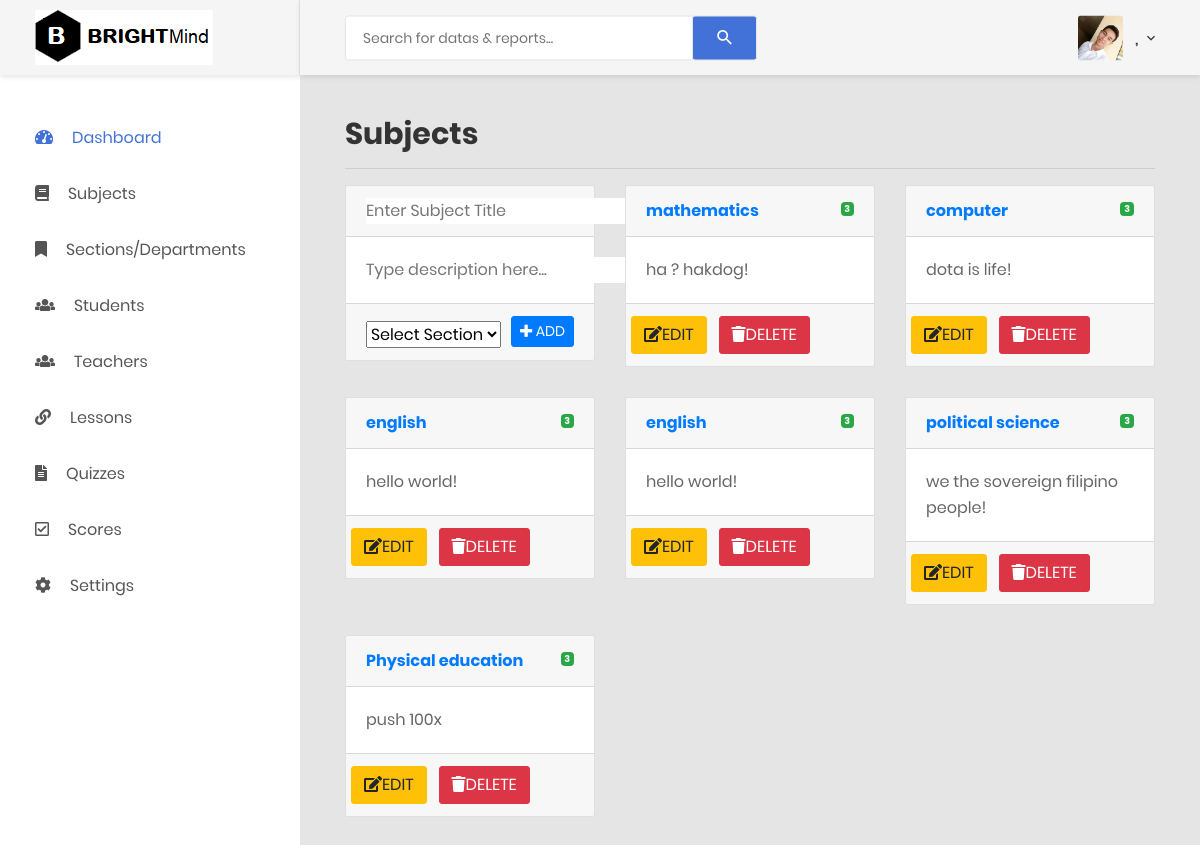
/adminsubjects.php, run on an earlier commit of the app's database.
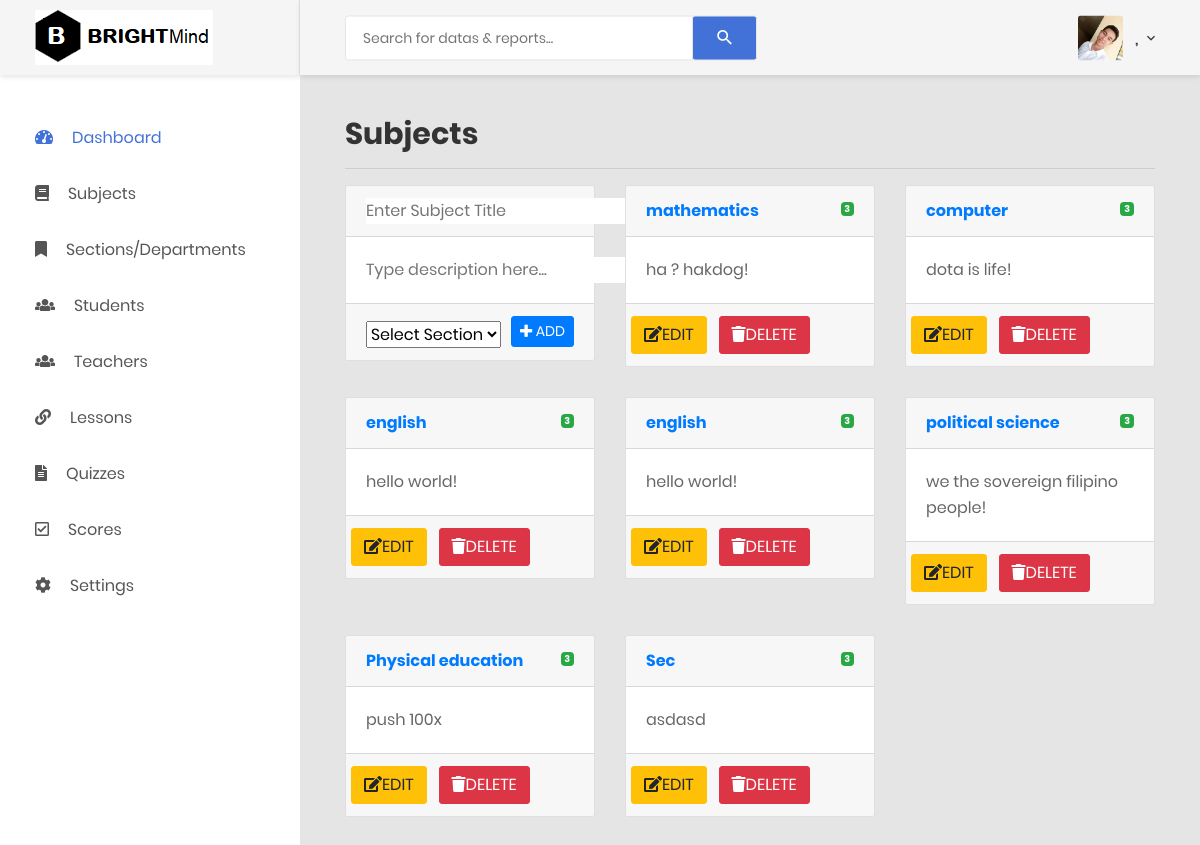
And on a later commit of the database.
### tables this page shows
CREATE TABLE `subjecttbl` (
  `subjectid` int(10) NOT NULL,
  `subjectname` varchar(100) NOT NULL,
  `subjectdesc` varchar(100) NOT NULL
);

### adminsubjects.php (the view, shortened to what this page needs)
<?php
include('adminsession.php');
$sql="SELECT * FROM subjecttbl";
$query=mysqli_query($con, $sql);
?>
<!DOCTYPE html>
<php lang="en">
<head>
    <link href="css/font-face.css" rel="stylesheet" media="all">
    <link href="vendor/font-awesome-4.7/css/font-awesome.min.css" rel="stylesheet" media="all">
    <link href="vendor/font-awesome-5/css/fontawesome-all.min.css" rel="stylesheet" media="all">
    <link href="vendor/mdi-font/css/material-design-iconic-font.min.css" rel="stylesheet" media="all">
    <link href="vendor/bootstrap-4.1/bootstrap.min.css" rel="stylesheet" media="all">
    <link href="vendor/animsition/animsition.min.css" rel="stylesheet" media="all">
    <link href="vendor/bootstrap-progressbar/bootstrap-progressbar-3.3.4.min.css" rel="stylesheet" media="all">
    <link href="vendor/wow/animate.css" rel="stylesheet" media="all">
    <link href="vendor/css-hamburgers/hamburgers.min.css" rel="stylesheet" media="all">
    <link href="vendor/slick/slick.css" rel="stylesheet" media="all">
    <link href="vendor/select2/select2.min.css" rel="stylesheet" media="all">
    <link href="vendor/perfect-scrollbar/perfect-scrollbar.css" rel="stylesheet" media="all">
    <link href="css/theme.css" rel="stylesheet" media="all">
</head>
<body class="animsition">
    <div class="page-wrapper">
        <?php include("adminheadermobileandsidebar.php"); ?>
        <div class="page-container">
            <?php include("adminheader.php"); ?>
            <div class="main-content">
                <div class="section__content section__content--p30">
                    <div class="container-fluid">
                            <div>
                                <h2>Subjects</h2><hr/>
                            </div>
                          <div class="row">
                            <div class="col-md-4">
                                <form action="addsub.php" method="POST">
                                    <div class="card">
                                     <div class="card-header">
                                         <strong class="card-title">
                                            <input type="text" name="subjectname" id="subname" placeholder="Enter Subject Title" autofocus="autofocus">
                                        </strong>
                                     </div>
                                    <div class="card-body">
                                        <p class="card-text"> <input type="text" name="subjectdesc" id="subdes"  placeholder="Type description here...">
                                        </p>
                                    </div>
                                    <div class="card-footer">
                                    <select  name="sections" style="margin-top: 5px;">
                                                <option selected="selected" disabled>Select Section</option>
                                            </select>
                                        <button type="submit" class="btn btn-primary btn-sm" style="float:right; display: inline;"  id="addsubj" name="submitnewsubject"><i class="fas fa-plus"></i> ADD</button>
                                    </div>
                                </form>
                               </div>
                            </div>
                            <?php  while ($row=mysqli_fetch_assoc($query)) {  ?>
                            <div class="col-md-4">
                                    <div class="card">
                                     <div class="card-header">
                                         <strong class="card-title"><a href="<?php echo $row['subjectid'] ?>"><?php echo $row['subjectname'] ?></a>
                                            <small>
                                                <span class="badge badge-success float-right mt-1">3</span>
                                           </small>
                                        </strong>
                                     </div>
                                    <div class="card-body">
                                        <p class="card-text"><?php echo $row['subjectdesc'] ?>
                                        </p>
                                    </div>
                                    <div class="card-footer">
                                        <div class="row">
                                            <button class="btn btn-warning" onclick="editsubject(<?php echo $row['subjectid']; ?>)"><i class="fas fa-pencil-square-o"></i>EDIT</button> &nbsp&nbsp&nbsp
                                             <a href="<?php echo "addsub.php?deletesubject=1&id=".$row['subjectid'] ?>"><button class="btn btn-danger"><i class="fas fa-trash"></i>DELETE</button></a>
                                         </div>
                                    </div>
                                </div>
                            </div>
                        <?php } ?>
                        </div>
                    </div>
                </div>
            </div>
        </div>
</body>
</php>

What changed in the data, as far as the page shows it:
added subjecttbl: subjectname "Sec", subjectdesc "asdasd"
